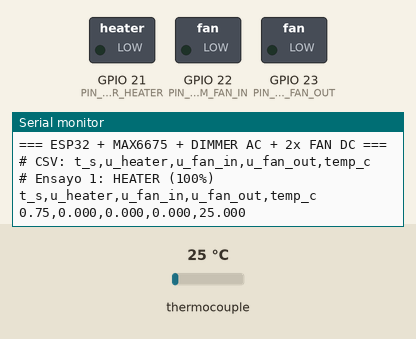
The sketch below on a simulated ESP32. Shown: switched loads named in the sketch (green lamp = pin HIGH), the last lines printed to the serial monitor. Inputs (shaded band) come from the test bench; at power-on: thermocouple 25 °C.

Above: at 1.5 s.
1.6 s: thermocouple set to 40 °C
At 2.9 s:
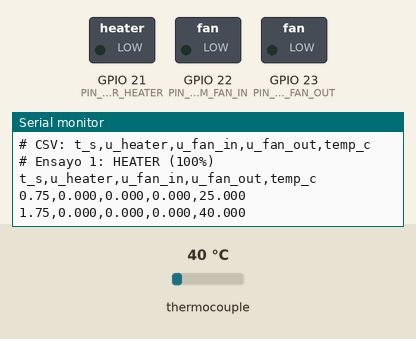
3.1 s: thermocouple set to 48 °C
At 3.9 s:
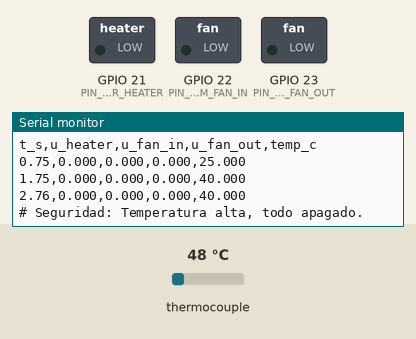

The sketch:

prueba_temp_fun.ino
```cpp
#include <Arduino.h>
#include <max6675.h>

/* ------------------ Pines MAX6675 ------------------ */
#define PIN_SO   19
#define PIN_CS    5
#define PIN_SCK  18

/* ------------------ Pines de salida ------------------ */
/* Heater (foco AC con dimmer, control lógico de 3.3V/5V) */
#define PIN_DIMMER_HEATER 21
/* Ventiladores DC (PWM a MOSFET o driver) */
#define PIN_PWM_FAN_IN    22
#define PIN_PWM_FAN_OUT   23

/* ------------------ Configuración PWM ------------------ */
const uint32_t PWM_FREQ_HZ = 1000;   // 1 kHz (ajusta si tu dimmer requiere menos)

/* ------------------ Muestreo ------------------ */
const uint16_t Ts_ms          = 1000;  // muestreo cada 1 s
const uint16_t CONV_MS        = 250;   // conversión del MAX6675
const float    CALIB_OFFSET_C = 0.0;   // corrección de calibración °C

/* ------------------ Ensayos ------------------ */
// Heater (foco)
const uint16_t BASE_HEAT_s = 30;
const uint16_t STEP_HEAT_s = 120;
const uint16_t POST_HEAT_s = 60;
const float    U_HEAT      = 1.00f;   // 🔥 100 % de potencia

// Fan In
const uint16_t BASE_FIN_s  = 30;
const uint16_t STEP_FIN_s  = 120;
const uint16_t POST_FIN_s  = 60;
const float    U_FANIN     = 0.50f;   // 50 % PWM

// Fan Out
const uint16_t BASE_FOUT_s = 30;
const uint16_t STEP_FOUT_s = 120;
const uint16_t POST_FOUT_s = 60;
const float    U_FANOUT    = 0.50f;   // 50 % PWM

/* ------------------ Límites de seguridad ------------------ */
const float TEMP_MAX_C = 45.0;   // Si se supera, apaga todo por seguridad

/* ------------------ Objetos ------------------ */
MAX6675 tc(PIN_SCK, PIN_CS, PIN_SO);

/* ------------------ Estado ------------------ */
unsigned long t0_ms = 0, last_sample = 0;
int phase = 0; // 0=heater, 1=fan_in, 2=fan_out, 3=done

/* ------------------ Funciones auxiliares ------------------ */
inline uint8_t dutyFrom01(float u) {
  if (u < 0) u = 0;
  if (u > 1) u = 1;
  return (uint8_t)roundf(u * 255.0f); // 8-bit por defecto
}

inline void setPWM01(float h, float fi, float fo) {
  analogWrite(PIN_DIMMER_HEATER, dutyFrom01(h));
  analogWrite(PIN_PWM_FAN_IN,    dutyFrom01(fi));
  analogWrite(PIN_PWM_FAN_OUT,   dutyFrom01(fo));
}

float readTempC() {
  float c = tc.readCelsius();
  if (isnan(c)) return NAN;
  return c + CALIB_OFFSET_C;
}

/* ------------------ SETUP ------------------ */
void setup() {
  Serial.begin(115200);
  delay(300);

  // Configurar frecuencia PWM por pin (ESP32 Core 3.x)
  analogWriteFrequency(PIN_DIMMER_HEATER, PWM_FREQ_HZ);
  analogWriteFrequency(PIN_PWM_FAN_IN,    PWM_FREQ_HZ);
  analogWriteFrequency(PIN_PWM_FAN_OUT,   PWM_FREQ_HZ);

  setPWM01(0, 0, 0);  // todo apagado

  Serial.println();
  Serial.println(F("=== ESP32 + MAX6675 + DIMMER AC + 2x FAN DC ==="));
  Serial.println(F("# CSV: t_s,u_heater,u_fan_in,u_fan_out,temp_c"));
  Serial.println(F("# Ensayo 1: HEATER (100%)"));
  Serial.println("t_s,u_heater,u_fan_in,u_fan_out,temp_c");

  t0_ms = millis();
  last_sample = 0;
  phase = 0;
}

/* ------------------ LOOP PRINCIPAL ------------------ */
void loop() {
  unsigned long now = millis();
  float t_s = (now - t0_ms) / 1000.0f;

  // Leer temperatura
  float T = readTempC();
  delay(CONV_MS); // dejar tiempo para próxima conversión

  // Protección por temperatura alta
  if (!isnan(T) && T > TEMP_MAX_C) {
    setPWM01(0, 0, 0);
    Serial.println("# Seguridad: Temperatura alta, todo apagado.");
    delay(5000);
    return; // esperar enfriamiento
  }

  // Muestreo y envío cada Ts_ms
  if (now - last_sample >= Ts_ms) {
    last_sample = now;

    float uH = 0, uFI = 0, uFO = 0;
    switch (phase) {
      case 0: if (t_s >= BASE_HEAT_s && t_s < BASE_HEAT_s + STEP_HEAT_s) uH = U_HEAT; break;
      case 1: if (t_s >= BASE_FIN_s  && t_s < BASE_FIN_s  + STEP_FIN_s ) uFI = U_FANIN; break;
      case 2: if (t_s >= BASE_FOUT_s && t_s < BASE_FOUT_s + STEP_FOUT_s) uFO = U_FANOUT; break;
    }

    Serial.print(t_s, 2); Serial.print(',');
    Serial.print(uH, 3);  Serial.print(',');
    Serial.print(uFI, 3); Serial.print(',');
    Serial.print(uFO, 3); Serial.print(',');
    if (isnan(T)) Serial.println("nan");
    else          Serial.println(T, 3);
  }

  // Máquina de estados (tres ensayos)
  unsigned long elapsed_s = (now - t0_ms) / 1000;

  switch (phase) {
    // -------- HEATER 100% --------
    case 0:
      if (elapsed_s < BASE_HEAT_s) {
        setPWM01(0, 0, 0);
      } else if (elapsed_s < BASE_HEAT_s + STEP_HEAT_s) {
        setPWM01(U_HEAT, 0, 0);  // 🔥 100 %
      } else if (elapsed_s < BASE_HEAT_s + STEP_HEAT_s + POST_HEAT_s) {
        setPWM01(0, 0, 0);
      } else {
        Serial.println(F("# --- Ensayo 2: FAN_IN ---"));
        t0_ms = now;
        phase = 1;
      }
      break;

    // -------- FAN IN --------
    case 1:
      if (elapsed_s < BASE_FIN_s) {
        setPWM01(0, 0, 0);
      } else if (elapsed_s < BASE_FIN_s + STEP_FIN_s) {
        setPWM01(0, U_FANIN, 0);
      } else if (elapsed_s < BASE_FIN_s + STEP_FIN_s + POST_FIN_s) {
        setPWM01(0, 0, 0);
      } else {
        Serial.println(F("# --- Ensayo 3: FAN_OUT ---"));
        t0_ms = now;
        phase = 2;
      }
      break;

    // -------- FAN OUT --------
    case 2:
      if (elapsed_s < BASE_FOUT_s) {
        setPWM01(0, 0, 0);
      } else if (elapsed_s < BASE_FOUT_s + STEP_FOUT_s) {
        setPWM01(0, 0, U_FANOUT);
      } else if (elapsed_s < BASE_FOUT_s + STEP_FOUT_s + POST_FOUT_s) {
        setPWM01(0, 0, 0);
      } else {
        Serial.println(F("# === FIN DE ENSAYOS ==="));
        setPWM01(0, 0, 0);
        phase = 3;
      }
      break;

    default:
      setPWM01(0, 0, 0);
      break;
  }
}
```

Measured:
- the behaviour switches between 45 and 46 °C on thermocouple (found by bisection; images 1 and 2)
- after the input at 1.6 s, the serial monitor: prints a new line after 0.71 s (image 1)
- after the input at 3.1 s, the serial monitor: prints a new line after 0.47 s (image 2)
